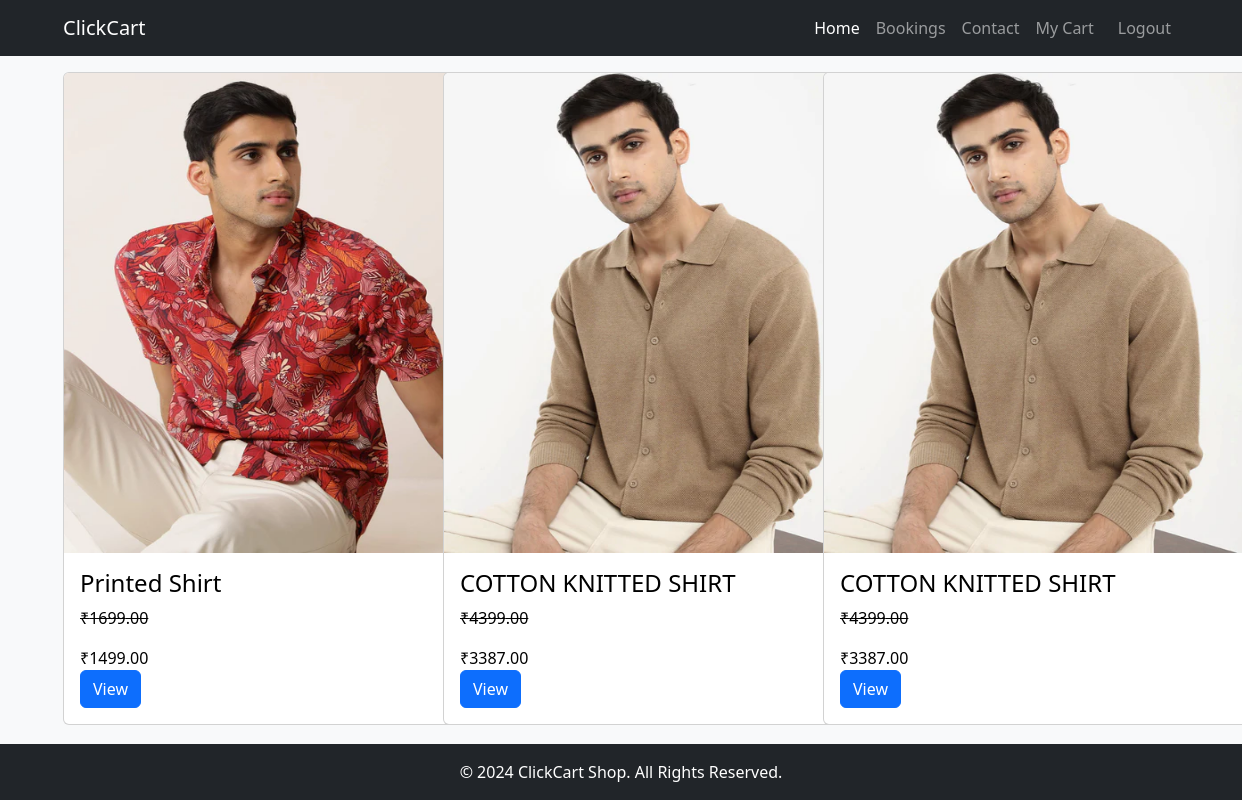
The app's page /userhome (signed in) with its own data.
### app/models.py (models this page shows)
class Product(models.Model):
    pid=models.TextField()
    name=models.TextField()
    dis=models.TextField()
    price=models.IntegerField()
    off_price=models.IntegerField()
    stock=models.IntegerField()
    img=models.FileField()

### app/views.py (the view)
# urls.py: path("userhome",views.user_home),
def user_home(req):
    if 'user' in req.session:
        data=Product.objects.all()
        return render(req,"user/home.html",{"products":data})
    else:
        return redirect(log)

### templates/user/home.html (shortened to what this page needs)
<!DOCTYPE html>
<html lang="en">
<head>
  <link href="https://cdn.jsdelivr.net/npm/bootstrap@5.3.0-alpha1/dist/css/bootstrap.min.css" rel="stylesheet">
  {% load static %}
</head>
<body class="bg-light">
  <nav class="navbar navbar-expand-lg navbar-dark bg-dark">
    <div class="container">
      <a class="navbar-brand" href="#">ClickCart</a>
      <div class="collapse navbar-collapse" id="navbarNav">
        <ul class="navbar-nav ms-auto">
          <li class="nav-item">
            <a class="nav-link active" href="../userhome">Home</a>
          </li>
          <li class="nav-item">
            <a class="nav-link" href="bookings">Bookings</a>
          </li>
          <li class="nav-item">
            <a class="nav-link" href="user_contact">Contact</a>
          </li>
          <li class="nav-item">
            <a class="nav-link" href="view_cart">My Cart</a>
          </li>
          <li class="nav-item">
            <a class="nav-link btn btn-outline-light ms-2" href="logout">Logout</a>
          </li>
        </ul>
      </div>
    </div>
  </nav>
  <div class="container my-3 ">
    <div class="row">
      {% for pro in products %}
      <div class="col-lg-4">
        <a href="view_product/{{pro.pk}}">
      <div class="card" style="width:430px">
        <img class="card-img-top" src="{{pro.img.url}}" alt="Card image" style="height: 480px;">
        <div class="card-body">
          <h4 class="card-title">{{pro.name}}</h4>
          <p class="card-text" style="text-decoration: line-through;">₹{{pro.price}}.00</p>
          <p class="card-text">₹{{pro.off_price}}.00</p>
          <a href="#" class="btn btn-primary">View</a>
        </div>
      </div>
      </div>
      {% endfor %}
    </div>
    </div>
  <footer class="bg-dark text-white text-center py-3 fixed-bottom">
    <p class="mb-0">&copy; 2024 ClickCart Shop. All Rights Reserved.</p>
  </footer>
</body>
</html>

### templates/user/home.html (style rules this page uses)
a { color: black; text-decoration: none; }

### records on screen
Product: img (picture), name "Printed Shirt", price "1699", off_price "1499"
Product: img (picture), name "COTTON KNITTED SHIRT", price "4399", off_price "3387"
Product: img (picture), name "COTTON KNITTED SHIRT", price "4399", off_price "3387"
